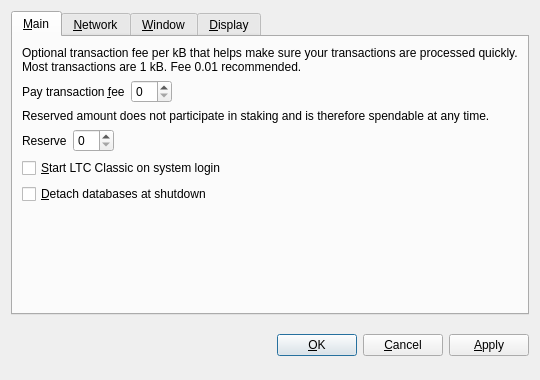
<?xml version="1.0" encoding="UTF-8"?>
<ui version="4.0">
 <class>OptionsDialog</class>
 <widget class="QDialog" name="OptionsDialog">
  <property name="geometry">
   <rect>
    <x>0</x>
    <y>0</y>
    <width>540</width>
    <height>380</height>
   </rect>
  </property>
  <property name="windowTitle">
   <string>Options</string>
  </property>
  <property name="modal">
   <bool>true</bool>
  </property>
  <layout class="QVBoxLayout" name="verticalLayout">
   <item>
    <widget class="QTabWidget" name="tabWidget">
     <property name="tabPosition">
      <enum>QTabWidget::North</enum>
     </property>
     <property name="currentIndex">
      <number>0</number>
     </property>
     <widget class="QWidget" name="tabMain">
      <attribute name="title">
       <string>&amp;Main</string>
      </attribute>
      <layout class="QVBoxLayout" name="verticalLayout_Main">
       <item>
        <widget class="QLabel" name="transactionFeeInfoLabel">
         <property name="text">
          <string>Optional transaction fee per kB that helps make sure your transactions are processed quickly. Most transactions are 1 kB. Fee 0.01 recommended.</string>
         </property>
         <property name="textFormat">
          <enum>Qt::PlainText</enum>
         </property>
         <property name="wordWrap">
          <bool>true</bool>
         </property>
        </widget>
       </item>
       <item>
        <layout class="QHBoxLayout" name="horizontalLayoutFee">
         <item>
          <widget class="QLabel" name="transactionFeeLabel">
           <property name="text">
            <string>Pay transaction &amp;fee</string>
           </property>
           <property name="textFormat">
            <enum>Qt::PlainText</enum>
           </property>
           <property name="buddy">
            <cstring>transactionFee</cstring>
           </property>
          </widget>
         </item>
         <item>
          <widget class="BitcoinAmountField" name="transactionFee"/>
         </item>
         <item>
          <spacer name="horizontalSpacerFee">
           <property name="orientation">
            <enum>Qt::Horizontal</enum>
           </property>
           <property name="sizeHint" stdset="0">
            <size>
             <width>40</width>
             <height>20</height>
            </size>
           </property>
          </spacer>
         </item>
        </layout>
       </item>
       <item>
        <widget class="QLabel" name="reserveBalanceInfoLabel">
         <property name="text">
          <string>Reserved amount does not participate in staking and is therefore spendable at any time.</string>
         </property>
         <property name="textFormat">
          <enum>Qt::PlainText</enum>
         </property>
         <property name="wordWrap">
          <bool>true</bool>
         </property>
        </widget>
       </item>
       <item>
        <layout class="QHBoxLayout" name="horizontalLayoutReserveBalance">
         <item>
          <widget class="QLabel" name="reserveBalanceLabel">
           <property name="text">
            <string>Reserve</string>
           </property>
           <property name="textFormat">
            <enum>Qt::PlainText</enum>
           </property>
           <property name="buddy">
            <cstring>reserveBalance</cstring>
           </property>
          </widget>
         </item>
         <item>
          <widget class="BitcoinAmountField" name="reserveBalance"/>
         </item>
         <item>
          <spacer name="horizontalSpacerReserveBalance">
           <property name="orientation">
            <enum>Qt::Horizontal</enum>
           </property>
           <property name="sizeHint" stdset="0">
            <size>
             <width>40</width>
             <height>20</height>
            </size>
           </property>
          </spacer>
         </item>
        </layout>
       </item>
       <item>
        <widget class="QCheckBox" name="bitcoinAtStartup">
         <property name="toolTip">
          <string>Automatically start LTC Classic after logging in to the system.</string>
         </property>
         <property name="text">
          <string>&amp;Start LTC Classic on system login</string>
         </property>
        </widget>
       </item>
       <item>
        <widget class="QCheckBox" name="detachDatabases">
         <property name="toolTip">
          <string>Detach block and address databases at shutdown. This means they can be moved to another data directory, but it slows down shutdown. The wallet is always detached.</string>
         </property>
         <property name="text">
          <string>&amp;Detach databases at shutdown</string>
         </property>
        </widget>
       </item>
       <item>
        <spacer name="verticalSpacer_Main">
         <property name="orientation">
          <enum>Qt::Vertical</enum>
         </property>
         <property name="sizeHint" stdset="0">
          <size>
           <width>20</width>
           <height>40</height>
          </size>
         </property>
        </spacer>
       </item>
      </layout>
     </widget>
     <widget class="QWidget" name="tabNetwork">
      <attribute name="title">
       <string>&amp;Network</string>
      </attribute>
      <layout class="QVBoxLayout" name="verticalLayout_Network">
       <item>
        <widget class="QCheckBox" name="mapPortUpnp">
         <property name="toolTip">
          <string>Automatically open the LTC Classic client port on the router. This only works when your router supports UPnP and it is enabled.</string>
         </property>
         <property name="text">
          <string>Map port using &amp;UPnP</string>
         </property>
        </widget>
       </item>
       <item>
        <widget class="QCheckBox" name="connectSocks">
         <property name="toolTip">
          <string>Connect to the LTC Classic network through a SOCKS proxy (e.g. when connecting through Tor).</string>
         </property>
         <property name="text">
          <string>&amp;Connect through SOCKS proxy:</string>
         </property>
        </widget>
       </item>
       <item>
        <layout class="QHBoxLayout" name="horizontalLayout_Network">
         <item>
          <widget class="QLabel" name="proxyIpLabel">
           <property name="text">
            <string>Proxy &amp;IP:</string>
           </property>
           <property name="textFormat">
            <enum>Qt::PlainText</enum>
           </property>
           <property name="buddy">
            <cstring>proxyIp</cstring>
           </property>
          </widget>
         </item>
         <item>
          <widget class="QValidatedLineEdit" name="proxyIp">
           <property name="maximumSize">
            <size>
             <width>140</width>
             <height>16777215</height>
            </size>
           </property>
           <property name="toolTip">
            <string>IP address of the proxy (e.g. 127.0.0.1)</string>
           </property>
          </widget>
         </item>
         <item>
          <widget class="QLabel" name="proxyPortLabel">
           <property name="text">
            <string>&amp;Port:</string>
           </property>
           <property name="textFormat">
            <enum>Qt::PlainText</enum>
           </property>
           <property name="buddy">
            <cstring>proxyPort</cstring>
           </property>
          </widget>
         </item>
         <item>
          <widget class="QLineEdit" name="proxyPort">
           <property name="maximumSize">
            <size>
             <width>55</width>
             <height>16777215</height>
            </size>
           </property>
           <property name="toolTip">
            <string>Port of the proxy (e.g. 9050)</string>
           </property>
          </widget>
         </item>
         <item>
          <widget class="QLabel" name="socksVersionLabel">
           <property name="text">
            <string>SOCKS &amp;Version:</string>
           </property>
           <property name="textFormat">
            <enum>Qt::PlainText</enum>
           </property>
           <property name="buddy">
            <cstring>socksVersion</cstring>
           </property>
          </widget>
         </item>
         <item>
          <widget class="QValueComboBox" name="socksVersion">
           <property name="toolTip">
            <string>SOCKS version of the proxy (e.g. 5)</string>
           </property>
          </widget>
         </item>
         <item>
          <spacer name="horizontalSpacer_Network">
           <property name="orientation">
            <enum>Qt::Horizontal</enum>
           </property>
           <property name="sizeHint" stdset="0">
            <size>
             <width>40</width>
             <height>20</height>
            </size>
           </property>
          </spacer>
         </item>
        </layout>
       </item>
       <item>
        <spacer name="verticalSpacer_Network">
         <property name="orientation">
          <enum>Qt::Vertical</enum>
         </property>
         <property name="sizeHint" stdset="0">
          <size>
           <width>20</width>
           <height>40</height>
          </size>
         </property>
        </spacer>
       </item>
      </layout>
     </widget>
     <widget class="QWidget" name="tabWindow">
      <attribute name="title">
       <string>&amp;Window</string>
      </attribute>
      <layout class="QVBoxLayout" name="verticalLayout_Window">
       <item>
        <widget class="QCheckBox" name="minimizeToTray">
         <property name="toolTip">
          <string>Show only a tray icon after minimizing the window.</string>
         </property>
         <property name="text">
          <string>&amp;Minimize to the tray instead of the taskbar</string>
         </property>
        </widget>
       </item>
       <item>
        <widget class="QCheckBox" name="minimizeOnClose">
         <property name="toolTip">
          <string>Minimize instead of exit the application when the window is closed. When this option is enabled, the application will be closed only after selecting Quit in the menu.</string>
         </property>
         <property name="text">
          <string>M&amp;inimize on close</string>
         </property>
        </widget>
       </item>
       <item>
        <spacer name="verticalSpacer_Window">
         <property name="orientation">
          <enum>Qt::Vertical</enum>
         </property>
         <property name="sizeHint" stdset="0">
          <size>
           <width>20</width>
           <height>40</height>
          </size>
         </property>
        </spacer>
       </item>
      </layout>
     </widget>
     <widget class="QWidget" name="tabDisplay">
      <attribute name="title">
       <string>&amp;Display</string>
      </attribute>
      <layout class="QVBoxLayout" name="verticalLayout_Display">
       <item>
        <layout class="QHBoxLayout" name="horizontalLayout_1_Display">
         <item>
          <widget class="QLabel" name="langLabel">
           <property name="text">
            <string>User Interface &amp;language:</string>
           </property>
           <property name="textFormat">
            <enum>Qt::PlainText</enum>
           </property>
           <property name="buddy">
            <cstring>lang</cstring>
           </property>
          </widget>
         </item>
         <item>
          <widget class="QValueComboBox" name="lang">
           <property name="toolTip">
            <string>The user interface language can be set here. This setting will take effect after restarting LTC Classic.</string>
           </property>
          </widget>
         </item>
        </layout>
       </item>
       <item>
        <layout class="QHBoxLayout" name="horizontalLayout_2_Display">
         <item>
          <widget class="QLabel" name="unitLabel">
           <property name="text">
            <string>&amp;Unit to show amounts in:</string>
           </property>
           <property name="textFormat">
            <enum>Qt::PlainText</enum>
           </property>
           <property name="buddy">
            <cstring>unit</cstring>
           </property>
          </widget>
         </item>
         <item>
          <widget class="QValueComboBox" name="unit">
           <property name="toolTip">
            <string>Choose the default subdivision unit to show in the interface and when sending coins.</string>
           </property>
          </widget>
         </item>
        </layout>
       </item>
       <item>
        <widget class="QCheckBox" name="displayAddresses">
         <property name="toolTip">
          <string>Whether to show LTC Classic addresses in the transaction list or not.</string>
         </property>
         <property name="text">
          <string>&amp;Display addresses in transaction list</string>
         </property>
        </widget>
       </item>
       <item>
        <widget class="QCheckBox" name="coinControlFeatures">
         <property name="toolTip">
          <string>Whether to show coin control features or not.</string>
         </property>
         <property name="text">
          <string>Display coin &amp;control features (experts only!)</string>
         </property>
        </widget>
       </item>
       <item>
        <spacer name="verticalSpacer_Display">
         <property name="orientation">
          <enum>Qt::Vertical</enum>
         </property>
         <property name="sizeHint" stdset="0">
          <size>
           <width>20</width>
           <height>40</height>
          </size>
         </property>
        </spacer>
       </item>
      </layout>
     </widget>
    </widget>
   </item>
   <item>
    <layout class="QHBoxLayout" name="horizontalLayout_Buttons">
     <item>
      <spacer name="horizontalSpacer_1">
       <property name="orientation">
        <enum>Qt::Horizontal</enum>
       </property>
       <property name="sizeHint" stdset="0">
        <size>
         <width>40</width>
         <height>48</height>
        </size>
       </property>
      </spacer>
     </item>
     <item>
      <widget class="QLabel" name="statusLabel">
       <property name="font">
        <font>
         <weight>75</weight>
         <bold>true</bold>
        </font>
       </property>
       <property name="text">
        <string/>
       </property>
       <property name="textFormat">
        <enum>Qt::PlainText</enum>
       </property>
       <property name="wordWrap">
        <bool>true</bool>
       </property>
      </widget>
     </item>
     <item>
      <spacer name="horizontalSpacer_2">
       <property name="orientation">
        <enum>Qt::Horizontal</enum>
       </property>
       <property name="sizeHint" stdset="0">
        <size>
         <width>40</width>
         <height>48</height>
        </size>
       </property>
      </spacer>
     </item>
     <item>
      <widget class="QPushButton" name="okButton">
       <property name="text">
        <string>&amp;OK</string>
       </property>
      </widget>
     </item>
     <item>
      <widget class="QPushButton" name="cancelButton">
       <property name="text">
        <string>&amp;Cancel</string>
       </property>
       <property name="autoDefault">
        <bool>false</bool>
       </property>
      </widget>
     </item>
     <item>
      <widget class="QPushButton" name="applyButton">
       <property name="text">
        <string>&amp;Apply</string>
       </property>
       <property name="autoDefault">
        <bool>false</bool>
       </property>
      </widget>
     </item>
    </layout>
   </item>
  </layout>
 </widget>
 <customwidgets>
  <customwidget>
   <class>BitcoinAmountField</class>
   <extends>QSpinBox</extends>
   <header>bitcoinamountfield.h</header>
  </customwidget>
  <customwidget>
   <class>QValueComboBox</class>
   <extends>QComboBox</extends>
   <header>qvaluecombobox.h</header>
  </customwidget>
  <customwidget>
   <class>QValidatedLineEdit</class>
   <extends>QLineEdit</extends>
   <header>qvalidatedlineedit.h</header>
  </customwidget>
 </customwidgets>
 <resources/>
 <connections/>
</ui>
